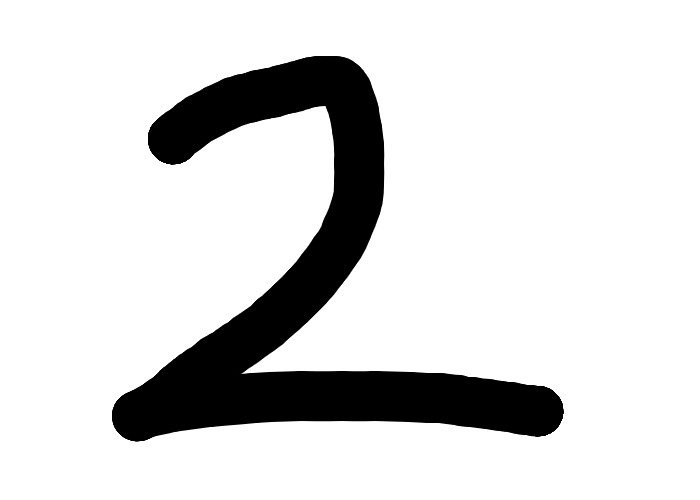
#> input picture 2.png, 700 x 500 px
$ python -i dispImage.py   (imports and definitions only)
#> lines starting #> are read from the running program, lines starting #| are printed output that depends on the picture
import tkinter as tk
import tkinter.filedialog as fd
import PIL.Image
import PIL.ImageTk


def dispPhoto(path):
#> called with path = '2.png'
    newImage = PIL.Image.open(path).convert("L").resize(
        (32, 32)).resize((300, 300), resample=0)
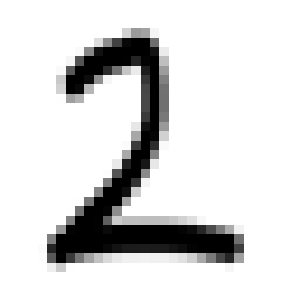
#> newImage: PIL image 300x300 L; min 0, max 255, mean 217.8
#> (the run stopped early here; a loop or call above may not have finished)

$ run again, on 3.png
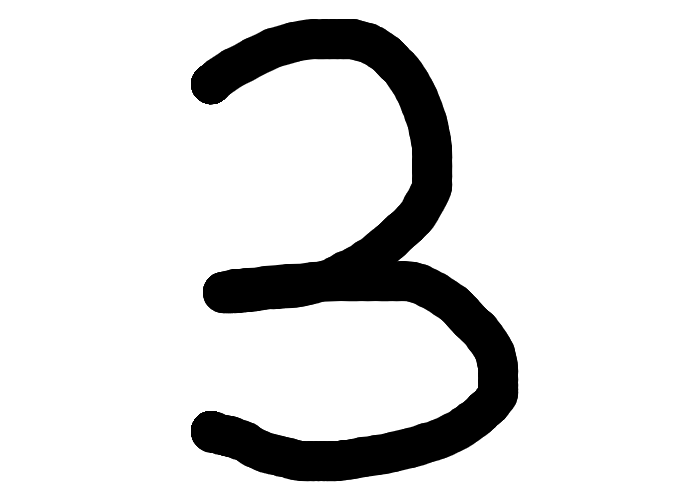
#> input picture 3.png, 700 x 500 px
#> in dispPhoto, `newImage = PIL.Image.open(path).convert("L").resize( (32, 32)).resize(..`:
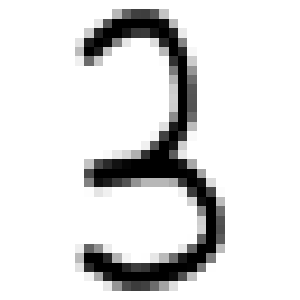
#> newImage: PIL image 300x300 L; min 0, max 255, mean 221.3

$ run again, on 5.png
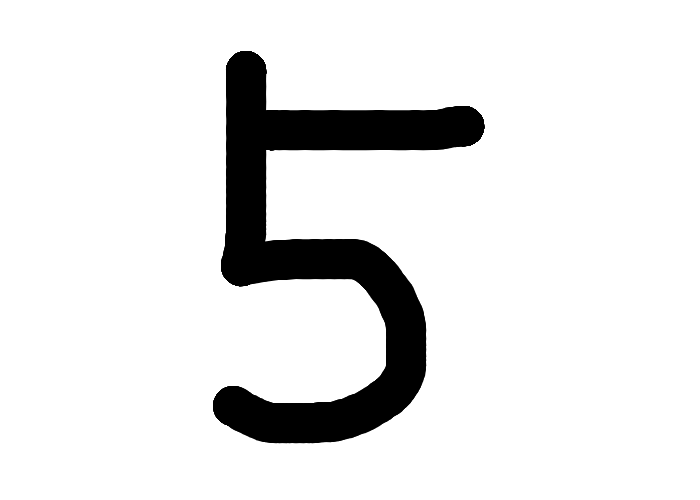
#> input picture 5.png, 700 x 500 px
#> in dispPhoto, `newImage = PIL.Image.open(path).convert("L").resize( (32, 32)).resize(..`:
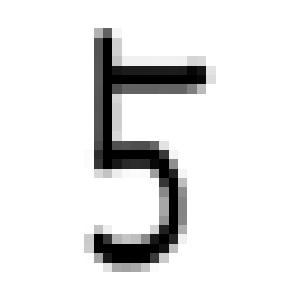
#> newImage: PIL image 300x300 L; min 0, max 255, mean 229.3
